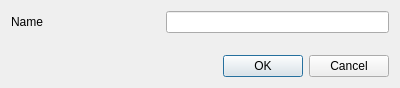
<?xml version="1.0" encoding="UTF-8"?>
<ui version="4.0">
 <class>DialogAddNewVoyage</class>
 <widget class="QDialog" name="DialogAddNewVoyage">
  <property name="geometry">
   <rect>
    <x>0</x>
    <y>0</y>
    <width>400</width>
    <height>88</height>
   </rect>
  </property>
  <property name="windowTitle">
   <string>Dialog</string>
  </property>
  <layout class="QVBoxLayout" name="verticalLayout">
   <item>
    <layout class="QHBoxLayout" name="horizontalLayout_2" stretch="3,1,6">
     <item>
      <widget class="QLabel" name="label_3">
       <property name="text">
        <string>Name</string>
       </property>
      </widget>
     </item>
     <item>
      <spacer name="horizontalSpacer_2">
       <property name="orientation">
        <enum>Qt::Orientation::Horizontal</enum>
       </property>
       <property name="sizeHint" stdset="0">
        <size>
         <width>40</width>
         <height>20</height>
        </size>
       </property>
      </spacer>
     </item>
     <item>
      <widget class="QLineEdit" name="lineEdit"/>
     </item>
    </layout>
   </item>
   <item>
    <spacer name="verticalSpacer">
     <property name="orientation">
      <enum>Qt::Orientation::Vertical</enum>
     </property>
     <property name="sizeHint" stdset="0">
      <size>
       <width>20</width>
       <height>40</height>
      </size>
     </property>
    </spacer>
   </item>
   <item>
    <widget class="QDialogButtonBox" name="buttonBox">
     <property name="orientation">
      <enum>Qt::Orientation::Horizontal</enum>
     </property>
     <property name="standardButtons">
      <set>QDialogButtonBox::StandardButton::Cancel|QDialogButtonBox::StandardButton::Ok</set>
     </property>
    </widget>
   </item>
  </layout>
 </widget>
 <resources/>
 <connections>
  <connection>
   <sender>buttonBox</sender>
   <signal>accepted()</signal>
   <receiver>DialogAddNewVoyage</receiver>
   <slot>accept()</slot>
   <hints>
    <hint type="sourcelabel">
     <x>248</x>
     <y>254</y>
    </hint>
    <hint type="destinationlabel">
     <x>157</x>
     <y>274</y>
    </hint>
   </hints>
  </connection>
  <connection>
   <sender>buttonBox</sender>
   <signal>rejected()</signal>
   <receiver>DialogAddNewVoyage</receiver>
   <slot>reject()</slot>
   <hints>
    <hint type="sourcelabel">
     <x>316</x>
     <y>260</y>
    </hint>
    <hint type="destinationlabel">
     <x>286</x>
     <y>274</y>
    </hint>
   </hints>
  </connection>
 </connections>
</ui>
